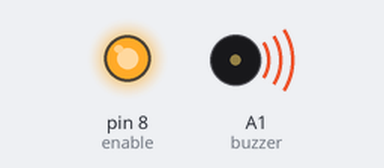
A sketch run on a simulated Arduino Uno, built with avr-gcc and run on an emulated ATmega328P. Shown: output pins drawn as LEDs (lit = HIGH), buzzer (waves = sounding).

Above: at 0.2 s.
At 6.5 s:
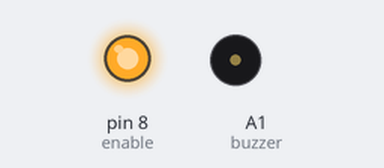
Timing chart, 0 to 11.7 s (numbered marks = the images above):
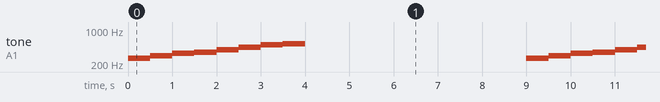

The sketch:

AudioOut.ino
```cpp
// Resource:
// https://create.arduino.cc/projecthub/SURYATEJA/use-a-buzzer-module-piezo-speaker-using-arduino-uno-89df45

// The Arduino pin connected to the AUDIO IN on the amplifier (PAM8304)
const int buzzer = A1;

// The Arduino pin connected to the ENABLE pin on the amp
const int enable = 8;

void setup(){
  // Set both pins to outputs
  pinMode(buzzer, OUTPUT);
  pinMode(enable, OUTPUT);

  // Turn on the enable pin
  digitalWrite(enable, HIGH);
}

void loop(){
  tone(buzzer, 262);  // Middle C in hertz
  delay(500);         // Delay for 500 ms
  tone(buzzer, 294);  // D in hertz
  delay(500);         // Delay for 500 ms
  tone(buzzer, 330);  // E in hertz
  delay(500);         // Delay for 500 ms
  tone(buzzer, 349);  // F in hertz
  delay(500);         // Delay for 500 ms
  tone(buzzer, 392);  // G in hertz
  delay(500);         // Delay for 500 ms
  tone(buzzer, 440);  // A in hertz
  delay(500);         // Delay for 500 ms
  tone(buzzer, 493);  // B in hertz
  delay(500);         // Delay for 500 ms
  tone(buzzer, 523);  // C in hertz
  delay(500);         // Delay for 500 ms
  noTone(buzzer);     // Stop the sound...
  delay(5000);        // ...for 5 sec
}
```

Measured:
- by itself, tone on A1 (buzzer): repeats every 9.0 s: 294 Hz 0.50 s, 330 Hz 0.50 s, 349 Hz 0.50 s, 392 Hz 0.50 s, 440 Hz 0.50 s, 493 Hz 0.50 s, 523 Hz 0.50 s, silent 5.0 s, 262 Hz 0.50 s
